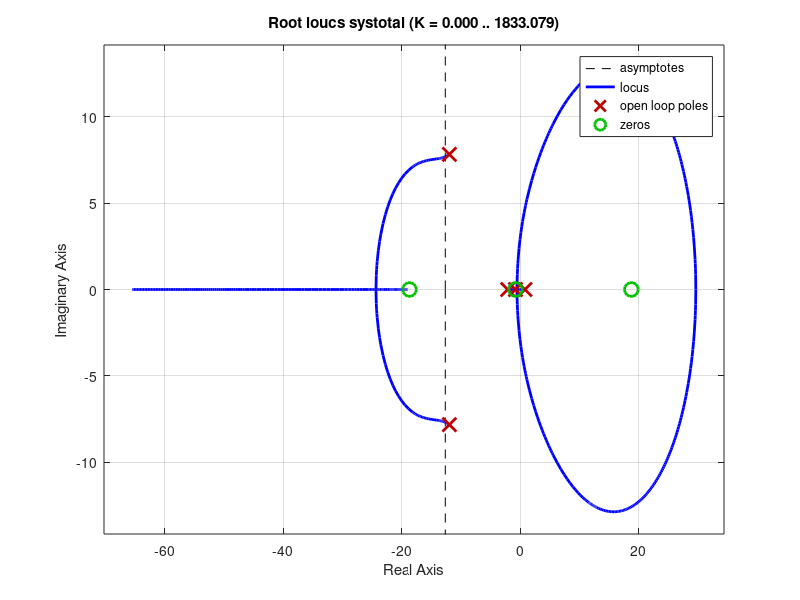

The MATLAB script that drew this image:
clc;
clear;
close all;

numerator = [-0.0699 0 24.5004];
denominator = [1 24.0559 206.2820 0.0029 -132.4021];

sys = tf(numerator, denominator);
numeratorld = [1 0.84];
denominatorld = [1 2.14];
num1=24.3385.*numeratorld;
Gld=tf(num1,denominatorld);


systotal=series(Gld,sys);
rlocus(systotal);

